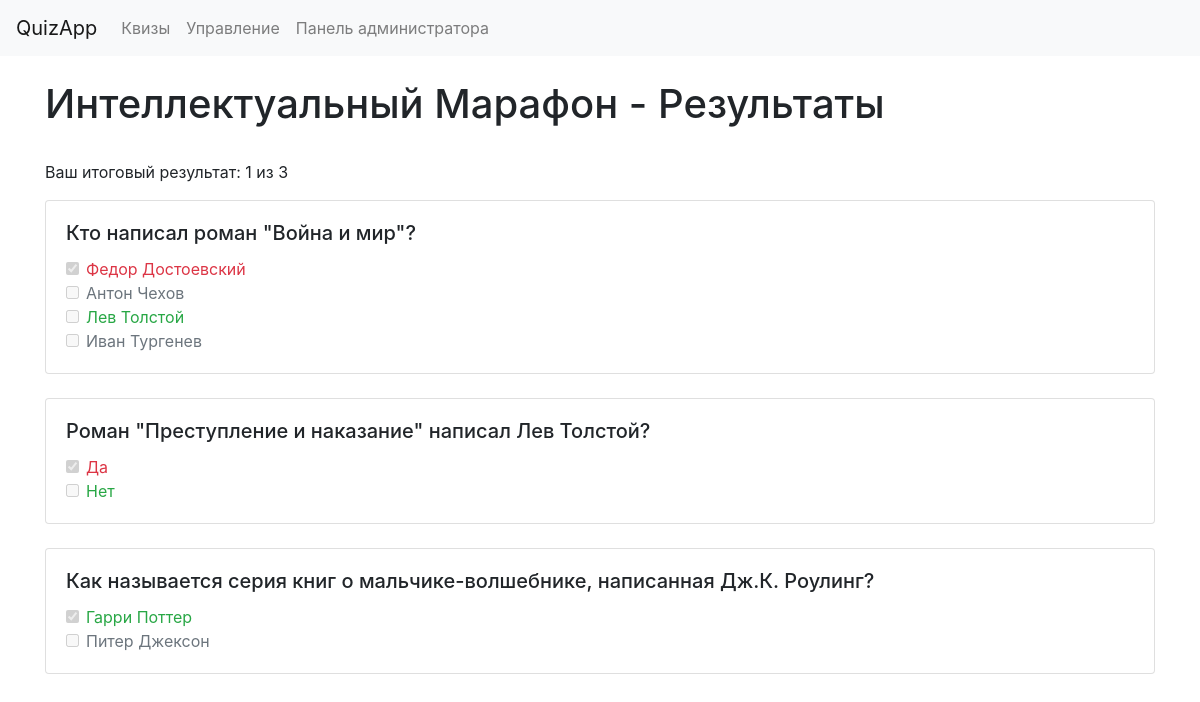
The page /17/results/ on the database its author committed.
### quizzes/models.py (models this page shows, shortened)
class Quiz(models.Model):
    title = models.CharField(max_length=200)
    category = models.ForeignKey(
        Category,
        on_delete=models.CASCADE,
        related_name="quizzes",
        blank=True,
        null=True,
    )
    image = models.ImageField(upload_to="quiz_images/", blank=True, null=True)
    class Meta:
        verbose_name_plural = "Quizzes"

class Question(models.Model):
    QUESTION_TYPES = [
        ("TEXT", "Text"),
        ("RADIO", "Radio Button"),
        ("CHECKBOX", "Checkbox"),
    ]
    quiz = models.ForeignKey(Quiz, on_delete=models.CASCADE, related_name="questions")
    text = models.CharField(max_length=200)
    question_type = models.CharField(
        max_length=8, choices=QUESTION_TYPES, default="TEXT"
    )

class Option(models.Model):
    question = models.ForeignKey(
        Question, on_delete=models.CASCADE, related_name="options"
    )
    text = models.CharField(max_length=200)
    is_correct = models.BooleanField(default=False)

### quizzes/views.py (the view)
# urls.py: path("<int:quiz_id>/results/", views.quiz_result, name="quiz_result"),
def quiz_result(request, quiz_id):
    quiz = Quiz.objects.get(id=quiz_id)
    answers = Answer.objects.filter(question__quiz=quiz)
    score = 0
    total_questions = quiz.questions.count()
    results = []
    for question in quiz.questions.all():
        question_result = {
            "question": question,
            "correct": [],
            "selected": [],
            "options": [],
        }
        if question.question_type == "TEXT":
            correct_option = question.options.filter(is_correct=True).first()
            user_answer = answers.filter(question=question).first()
            question_result["correct"].append(
                correct_option.text if correct_option else ""
            )
            question_result["selected"].append(
                user_answer.text_answer if user_answer else ""
            )
            if (
                user_answer
                and correct_option
                and user_answer.text_answer.strip().lower()
                == correct_option.text.strip().lower()
            ):
                score += 1
        else:
            correct_options = question.options.filter(is_correct=True)
            user_answers = answers.filter(question=question)
            selected_option_ids = user_answers.values_list("selected_option", flat=True)
            for option in question.options.all():
                question_result["options"].append(option)
                if option.is_correct:
                    question_result["correct"].append(option.text)
                if option.id in selected_option_ids:
                    question_result["selected"].append(option.text)
            if set(selected_option_ids) == set(
                correct_options.values_list("id", flat=True)
            ):
                score += 1
        results.append(question_result)
    return render(
        request,
        "quizzes/quiz_result.html",
        {
            "score": score,
            "quiz": quiz,
            "total_questions": total_questions,
            "results": results,
        },
    )

### quizzes/templates/quizzes/quiz_result.html (shortened to what this page needs)
{% extends 'quizzes/base.html' %}
{% block content %}
<div class="row mb-4">
    <div class="col-md-12 d-flex align-items-center">
        <h1>{{ quiz.title }} - Результаты</h1>
    </div>
</div>
<p>Ваш итоговый результат: {{ score }} из {{ total_questions }}</p>
{% for result in results %}
    <div class="card mb-4">
        <div class="card-body">
            <h5 class="card-title">{{ result.question.text }}</h5>
            {% if result.question.question_type == 'TEXT' %}
                <p><strong>Ваш ответ:</strong> {{ result.selected|join:", " }}</p>
                <p><strong>Правильный ответ:</strong> {{ result.correct|join:", " }}</p>
            {% else %}
                {% for option in result.question.options.all %}
                    <div class="form-check">
                        <input type="checkbox" class="form-check-input" disabled
                               {% if option.text in result.selected %} checked {% endif %}>
                        <label class="form-check-label {% if option.text in result.correct %}text-success{% elif option.text in result.selected %}text-danger{% endif %}">
                            {{ option.text }}
                        </label>
                    </div>
                {% endfor %}
            {% endif %}
        </div>
    </div>
{% endfor %}
{% endblock %}

### rows shown on the page
Quiz: title "Интеллектуальный Марафон"
Question: question.text "Кто написал роман \"Война и мир\"?"
Option: text "☑", text "Федор Достоевский"
Option: text "Антон Чехов"
Option: text "Лев Толстой"
Option: text "Иван Тургенев"
Question: question.text "Роман \"Преступление и наказание\" написал Лев Толстой?"
Option: text "☑", text "Да"
Option: text "Нет"
Question: question.text "Как называется серия книг о мальчике-волшебнике, написанная Дж.К. Роулинг?"
Option: text "☑", text "Гарри Поттер"
Option: text "Питер Джексон"

### other values the page prints
{{ score }} "1"
{{ total_questions }} "3"
